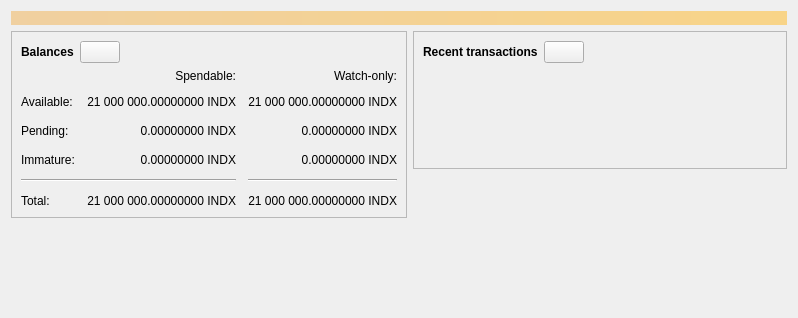
<?xml version="1.0" encoding="UTF-8"?>
<ui version="4.0">
 <class>OverviewPage</class>
 <widget class="QWidget" name="OverviewPage">
  <property name="geometry">
   <rect>
    <x>0</x>
    <y>0</y>
    <width>798</width>
    <height>318</height>
   </rect>
  </property>
  <property name="windowTitle">
   <string>Form</string>
  </property>
  <layout class="QVBoxLayout" name="topLayout">
   <item>
    <widget class="QLabel" name="labelAlerts">
     <property name="visible">
      <bool>false</bool>
     </property>
     <property name="styleSheet">
      <string notr="true">QLabel { background-color: qlineargradient(x1: 0, y1: 0, x2: 1, y2: 0, stop:0 #F0D0A0, stop:1 #F8D488); color:#000000; }</string>
     </property>
     <property name="wordWrap">
      <bool>true</bool>
     </property>
     <property name="margin">
      <number>3</number>
     </property>
     <property name="textInteractionFlags">
      <set>Qt::TextSelectableByMouse</set>
     </property>
    </widget>
   </item>
   <item>
    <layout class="QHBoxLayout" name="horizontalLayout" stretch="1,1">
     <item>
      <layout class="QVBoxLayout" name="verticalLayout_2">
       <item>
        <widget class="QFrame" name="frame">
         <property name="frameShape">
          <enum>QFrame::StyledPanel</enum>
         </property>
         <property name="frameShadow">
          <enum>QFrame::Raised</enum>
         </property>
         <layout class="QVBoxLayout" name="verticalLayout_4">
          <item>
           <layout class="QHBoxLayout" name="horizontalLayout_4">
            <item>
             <widget class="QLabel" name="label_5">
              <property name="font">
               <font>
                <weight>75</weight>
                <bold>true</bold>
               </font>
              </property>
              <property name="text">
               <string>Balances</string>
              </property>
             </widget>
            </item>
            <item>
             <widget class="QPushButton" name="labelWalletStatus">
              <property name="enabled">
               <bool>true</bool>
              </property>
              <property name="maximumSize">
               <size>
                <width>45</width>
                <height>16777215</height>
               </size>
              </property>
              <property name="toolTip">
               <string>The displayed information may be out of date. Your wallet automatically synchronizes with the Bitcoin network after a connection is established, but this process has not completed yet.</string>
              </property>
              <property name="text">
               <string/>
              </property>
              <property name="icon">
               <iconset resource="../bitcoin.qrc">
                <normaloff>:/icons/warning</normaloff>
                <disabledoff>:/icons/warning</disabledoff>:/icons/warning</iconset>
              </property>
              <property name="iconSize">
               <size>
                <width>24</width>
                <height>24</height>
               </size>
              </property>
             </widget>
            </item>
            <item>
             <spacer name="horizontalSpacer_3">
              <property name="orientation">
               <enum>Qt::Horizontal</enum>
              </property>
              <property name="sizeHint" stdset="0">
               <size>
                <width>40</width>
                <height>20</height>
               </size>
              </property>
             </spacer>
            </item>
           </layout>
          </item>
          <item>
           <layout class="QGridLayout" name="gridLayout">
            <property name="spacing">
             <number>12</number>
            </property>
            <item row="2" column="2">
             <widget class="QLabel" name="labelWatchPending">
              <property name="cursor">
               <cursorShape>IBeamCursor</cursorShape>
              </property>
              <property name="toolTip">
               <string>Unconfirmed transactions to watch-only addresses</string>
              </property>
              <property name="text">
               <string notr="true">0.00000000 INDX</string>
              </property>
              <property name="alignment">
               <set>Qt::AlignRight|Qt::AlignTrailing|Qt::AlignVCenter</set>
              </property>
              <property name="textInteractionFlags">
               <set>Qt::LinksAccessibleByMouse|Qt::TextSelectableByKeyboard|Qt::TextSelectableByMouse</set>
              </property>
             </widget>
            </item>
            <item row="2" column="1">
             <widget class="QLabel" name="labelUnconfirmed">
              <property name="cursor">
               <cursorShape>IBeamCursor</cursorShape>
              </property>
              <property name="toolTip">
               <string>Total of transactions that have yet to be confirmed, and do not yet count toward the spendable balance</string>
              </property>
              <property name="text">
               <string notr="true">0.00000000 INDX</string>
              </property>
              <property name="alignment">
               <set>Qt::AlignRight|Qt::AlignTrailing|Qt::AlignVCenter</set>
              </property>
              <property name="textInteractionFlags">
               <set>Qt::LinksAccessibleByMouse|Qt::TextSelectableByKeyboard|Qt::TextSelectableByMouse</set>
              </property>
             </widget>
            </item>
            <item row="3" column="2">
             <widget class="QLabel" name="labelWatchImmature">
              <property name="cursor">
               <cursorShape>IBeamCursor</cursorShape>
              </property>
              <property name="toolTip">
               <string>Mined balance in watch-only addresses that has not yet matured</string>
              </property>
              <property name="text">
               <string notr="true">0.00000000 INDX</string>
              </property>
              <property name="alignment">
               <set>Qt::AlignRight|Qt::AlignTrailing|Qt::AlignVCenter</set>
              </property>
              <property name="textInteractionFlags">
               <set>Qt::LinksAccessibleByMouse|Qt::TextSelectableByKeyboard|Qt::TextSelectableByMouse</set>
              </property>
             </widget>
            </item>
            <item row="4" column="0" colspan="2">
             <widget class="Line" name="line">
              <property name="orientation">
               <enum>Qt::Horizontal</enum>
              </property>
             </widget>
            </item>
            <item row="4" column="2">
             <widget class="Line" name="lineWatchBalance">
              <property name="sizePolicy">
               <sizepolicy hsizetype="Preferred" vsizetype="Fixed">
                <horstretch>0</horstretch>
                <verstretch>0</verstretch>
               </sizepolicy>
              </property>
              <property name="minimumSize">
               <size>
                <width>140</width>
                <height>0</height>
               </size>
              </property>
              <property name="orientation">
               <enum>Qt::Horizontal</enum>
              </property>
             </widget>
            </item>
            <item row="5" column="0">
             <widget class="QLabel" name="labelTotalText">
              <property name="text">
               <string>Total:</string>
              </property>
             </widget>
            </item>
            <item row="3" column="1">
             <widget class="QLabel" name="labelImmature">
              <property name="cursor">
               <cursorShape>IBeamCursor</cursorShape>
              </property>
              <property name="toolTip">
               <string>Mined balance that has not yet matured</string>
              </property>
              <property name="text">
               <string notr="true">0.00000000 INDX</string>
              </property>
              <property name="alignment">
               <set>Qt::AlignRight|Qt::AlignTrailing|Qt::AlignVCenter</set>
              </property>
              <property name="textInteractionFlags">
               <set>Qt::LinksAccessibleByMouse|Qt::TextSelectableByKeyboard|Qt::TextSelectableByMouse</set>
              </property>
             </widget>
            </item>
            <item row="2" column="3">
             <spacer name="horizontalSpacer_2">
              <property name="orientation">
               <enum>Qt::Horizontal</enum>
              </property>
              <property name="sizeHint" stdset="0">
               <size>
                <width>40</width>
                <height>20</height>
               </size>
              </property>
             </spacer>
            </item>
            <item row="3" column="0">
             <widget class="QLabel" name="labelImmatureText">
              <property name="text">
               <string>Immature:</string>
              </property>
             </widget>
            </item>
            <item row="5" column="1">
             <widget class="QLabel" name="labelTotal">
              <property name="cursor">
               <cursorShape>IBeamCursor</cursorShape>
              </property>
              <property name="toolTip">
               <string>Your current total balance</string>
              </property>
              <property name="text">
               <string notr="true">21 000 000.00000000 INDX</string>
              </property>
              <property name="alignment">
               <set>Qt::AlignRight|Qt::AlignTrailing|Qt::AlignVCenter</set>
              </property>
              <property name="textInteractionFlags">
               <set>Qt::LinksAccessibleByMouse|Qt::TextSelectableByKeyboard|Qt::TextSelectableByMouse</set>
              </property>
             </widget>
            </item>
            <item row="5" column="2">
             <widget class="QLabel" name="labelWatchTotal">
              <property name="cursor">
               <cursorShape>IBeamCursor</cursorShape>
              </property>
              <property name="toolTip">
               <string>Current total balance in watch-only addresses</string>
              </property>
              <property name="text">
               <string notr="true">21 000 000.00000000 INDX</string>
              </property>
              <property name="alignment">
               <set>Qt::AlignRight|Qt::AlignTrailing|Qt::AlignVCenter</set>
              </property>
              <property name="textInteractionFlags">
               <set>Qt::LinksAccessibleByMouse|Qt::TextSelectableByKeyboard|Qt::TextSelectableByMouse</set>
              </property>
             </widget>
            </item>
            <item row="0" column="2">
             <widget class="QLabel" name="labelWatchonly">
              <property name="text">
               <string>Watch-only:</string>
              </property>
              <property name="alignment">
               <set>Qt::AlignRight|Qt::AlignTrailing|Qt::AlignVCenter</set>
              </property>
             </widget>
            </item>
            <item row="1" column="0">
             <widget class="QLabel" name="labelBalanceText">
              <property name="text">
               <string>Available:</string>
              </property>
             </widget>
            </item>
            <item row="1" column="1">
             <widget class="QLabel" name="labelBalance">
              <property name="cursor">
               <cursorShape>IBeamCursor</cursorShape>
              </property>
              <property name="toolTip">
               <string>Your current spendable balance</string>
              </property>
              <property name="text">
               <string notr="true">21 000 000.00000000 INDX</string>
              </property>
              <property name="alignment">
               <set>Qt::AlignRight|Qt::AlignTrailing|Qt::AlignVCenter</set>
              </property>
              <property name="textInteractionFlags">
               <set>Qt::LinksAccessibleByMouse|Qt::TextSelectableByKeyboard|Qt::TextSelectableByMouse</set>
              </property>
             </widget>
            </item>
            <item row="1" column="2">
             <widget class="QLabel" name="labelWatchAvailable">
              <property name="cursor">
               <cursorShape>IBeamCursor</cursorShape>
              </property>
              <property name="toolTip">
               <string>Your current balance in watch-only addresses</string>
              </property>
              <property name="text">
               <string notr="true">21 000 000.00000000 INDX</string>
              </property>
              <property name="alignment">
               <set>Qt::AlignRight|Qt::AlignTrailing|Qt::AlignVCenter</set>
              </property>
              <property name="textInteractionFlags">
               <set>Qt::LinksAccessibleByMouse|Qt::TextSelectableByKeyboard|Qt::TextSelectableByMouse</set>
              </property>
             </widget>
            </item>
            <item row="2" column="0">
             <widget class="QLabel" name="labelPendingText">
              <property name="text">
               <string>Pending:</string>
              </property>
             </widget>
            </item>
            <item row="0" column="1">
             <widget class="QLabel" name="labelSpendable">
              <property name="text">
               <string>Spendable:</string>
              </property>
              <property name="alignment">
               <set>Qt::AlignRight|Qt::AlignTrailing|Qt::AlignVCenter</set>
              </property>
             </widget>
            </item>
           </layout>
          </item>
         </layout>
        </widget>
       </item>
       <item>
        <spacer name="verticalSpacer">
         <property name="orientation">
          <enum>Qt::Vertical</enum>
         </property>
         <property name="sizeHint" stdset="0">
          <size>
           <width>20</width>
           <height>40</height>
          </size>
         </property>
        </spacer>
       </item>
      </layout>
     </item>
     <item>
      <layout class="QVBoxLayout" name="verticalLayout_3">
       <item>
        <widget class="QFrame" name="frame_2">
         <property name="frameShape">
          <enum>QFrame::StyledPanel</enum>
         </property>
         <property name="frameShadow">
          <enum>QFrame::Raised</enum>
         </property>
         <layout class="QVBoxLayout" name="verticalLayout">
          <item>
           <layout class="QHBoxLayout" name="horizontalLayout_2">
            <item>
             <widget class="QLabel" name="label_4">
              <property name="font">
               <font>
                <weight>75</weight>
                <bold>true</bold>
               </font>
              </property>
              <property name="text">
               <string>Recent transactions</string>
              </property>
             </widget>
            </item>
            <item>
             <widget class="QPushButton" name="labelTransactionsStatus">
              <property name="enabled">
               <bool>true</bool>
              </property>
              <property name="maximumSize">
               <size>
                <width>45</width>
                <height>16777215</height>
               </size>
              </property>
              <property name="toolTip">
               <string>The displayed information may be out of date. Your wallet automatically synchronizes with the Bitcoin network after a connection is established, but this process has not completed yet.</string>
              </property>
              <property name="text">
               <string/>
              </property>
              <property name="icon">
               <iconset resource="../bitcoin.qrc">
                <normaloff>:/icons/warning</normaloff>
                <disabledoff>:/icons/warning</disabledoff>:/icons/warning</iconset>
              </property>
              <property name="iconSize">
               <size>
                <width>24</width>
                <height>24</height>
               </size>
              </property>
             </widget>
            </item>
            <item>
             <spacer name="horizontalSpacer">
              <property name="orientation">
               <enum>Qt::Horizontal</enum>
              </property>
              <property name="sizeHint" stdset="0">
               <size>
                <width>40</width>
                <height>20</height>
               </size>
              </property>
             </spacer>
            </item>
           </layout>
          </item>
          <item>
           <widget class="TransactionOverviewWidget" name="listTransactions">
            <property name="styleSheet">
             <string notr="true">QListView { background: transparent; }</string>
            </property>
            <property name="frameShape">
             <enum>QFrame::NoFrame</enum>
            </property>
            <property name="verticalScrollBarPolicy">
             <enum>Qt::ScrollBarAlwaysOff</enum>
            </property>
            <property name="horizontalScrollBarPolicy">
             <enum>Qt::ScrollBarAlwaysOff</enum>
            </property>
            <property name="sizeAdjustPolicy">
             <enum>QAbstractScrollArea::AdjustToContents</enum>
            </property>
            <property name="selectionMode">
             <enum>QAbstractItemView::NoSelection</enum>
            </property>
            <property name="uniformItemSizes">
             <bool>true</bool>
            </property>
           </widget>
          </item>
         </layout>
        </widget>
       </item>
       <item>
        <spacer name="verticalSpacer_2">
         <property name="orientation">
          <enum>Qt::Vertical</enum>
         </property>
         <property name="sizeHint" stdset="0">
          <size>
           <width>20</width>
           <height>40</height>
          </size>
         </property>
        </spacer>
       </item>
      </layout>
     </item>
    </layout>
   </item>
  </layout>
 </widget>
 <customwidgets>
  <customwidget>
   <class>TransactionOverviewWidget</class>
   <extends>QListView</extends>
   <header>qt/transactionoverviewwidget.h</header>
  </customwidget>
 </customwidgets>
 <resources/>
 <connections/>
</ui>
